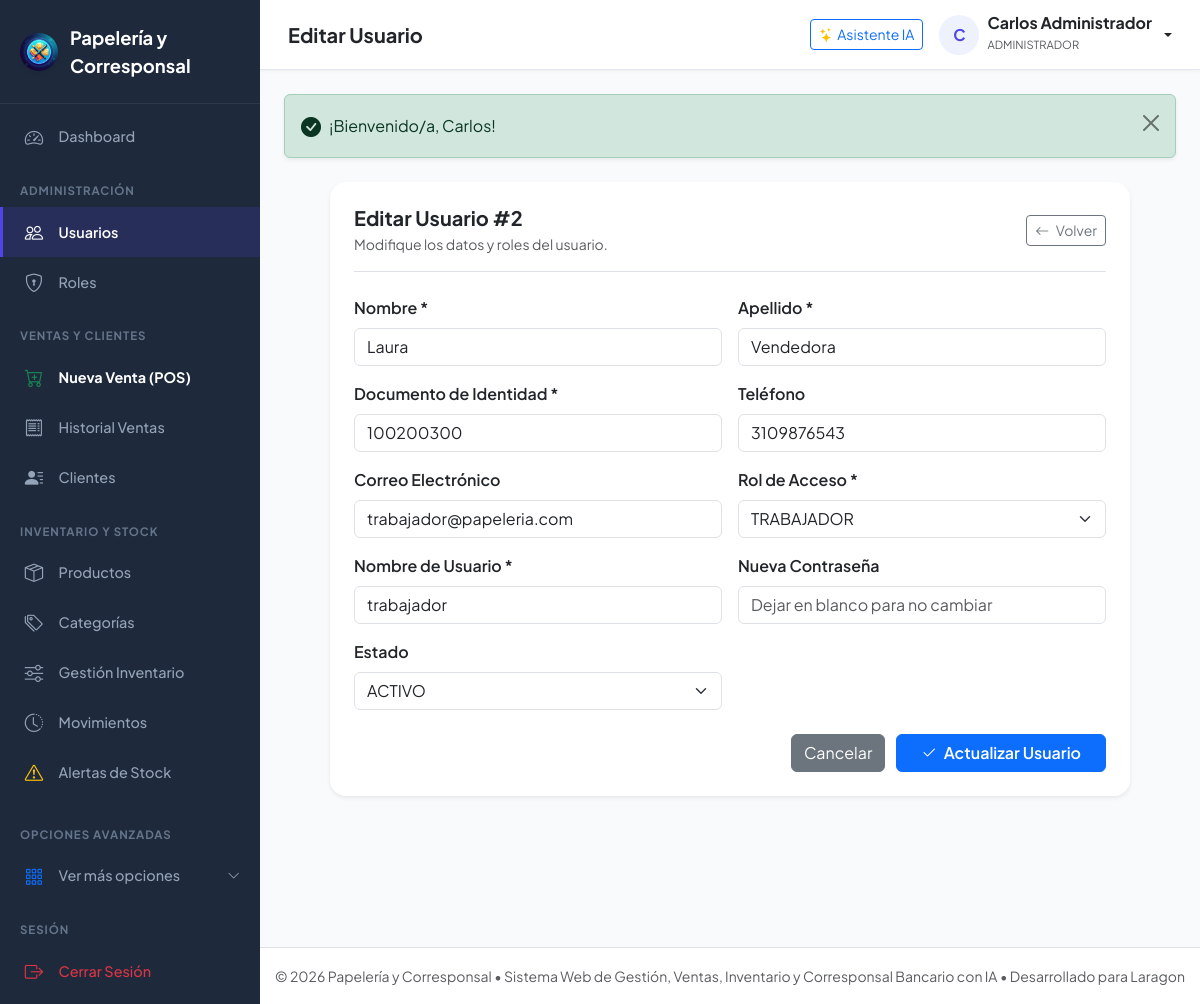
The app's page /Public/usuarios/edit?id=2 (signed in) with its own data.
### tables this page shows
CREATE TABLE IF NOT EXISTS `usuario` (
    `id_usuario` INT AUTO_INCREMENT PRIMARY KEY,
    `id_rol` INT NOT NULL,
    `nombre` VARCHAR(100) NOT NULL,
    `apellido` VARCHAR(100) NOT NULL,
    `documento` VARCHAR(30) NOT NULL UNIQUE,
    `telefono` VARCHAR(20) NULL,
    `correo` VARCHAR(150) UNIQUE,
    `nombre_usuario` VARCHAR(50) NOT NULL UNIQUE,
    `contrasena` VARCHAR(255) NOT NULL,
    `estado` ENUM('ACTIVO','INACTIVO') NOT NULL DEFAULT 'ACTIVO',
    `fecha_registro` DATETIME NOT NULL DEFAULT CURRENT_TIMESTAMP,
    `ultimo_acceso` DATETIME NULL,
    CONSTRAINT `fk_usuario_rol` FOREIGN KEY (`id_rol`) REFERENCES `rol`(`id_rol`) ON UPDATE CASCADE
);

CREATE TABLE IF NOT EXISTS `rol` (
    `id_rol` INT AUTO_INCREMENT PRIMARY KEY,
    `nombre` ENUM('ADMINISTRADOR','TRABAJADOR') NOT NULL UNIQUE,
    `descripcion` VARCHAR(200) NULL
);

### Controllers/UsuarioController.php (called while the page is built, shortened)
<?php
require_once __DIR__ . '/../Models/Usuario.php';
require_once __DIR__ . '/../Models/Rol.php';
class UsuarioController {
    private Usuario $usuarioModel;
    private Rol $rolModel;
    public function __construct() {
        $this->usuarioModel = new Usuario();
        $this->rolModel = new Rol();
    }
    public function edit(int $id): void {
        $usuario = $this->usuarioModel->getById($id);
        $roles = $this->rolModel->getAll();
        require_once VIEWS_PATH . '/Usuarios/edit.php';
    }
}

### Public/index.php (called while the page is built, shortened)
<?php
require_once __DIR__ . '/../Config/config.php';
Router::resolve();

### Config/config.php (called while the page is built, shortened)
<?php
function env($key, $default = null) {
    $value = getenv($key);
    return $value;
}
function url($path = '') {
    $path = ltrim($path, '/');
    return BASE_URL . ($path ? '/' . $path : '');
}
function sanitize($data) {
    return htmlspecialchars(trim((string)$data), ENT_QUOTES, 'UTF-8');
}

### Config/database.php (called while the page is built, shortened)
<?php
require_once __DIR__ . '/config.php';
class Database {
    private static ?PDO $instance = null;
    public static function getConnection(): PDO {
        if (self::$instance === null) {
            $host = env('DB_HOST', '127.0.0.1');
            $port = env('DB_PORT', '3306');
            $dbName = env('DB_DATABASE', 'papeleria_corresponsal');
            $username = env('DB_USERNAME', 'root');
            $password = env('DB_PASSWORD', '');
            $dsn = "mysql:host={$host};port={$port};dbname={$dbName};charset=utf8mb4";
            $options = [
                PDO::ATTR_ERRMODE            => PDO::ERRMODE_EXCEPTION,
                PDO::ATTR_DEFAULT_FETCH_MODE => PDO::FETCH_ASSOC,
                PDO::ATTR_EMULATE_PREPARES   => false,
                PDO::MYSQL_ATTR_INIT_COMMAND => "SET NAMES utf8mb4 COLLATE utf8mb4_unicode_ci"
            ];
            try {
                self::$instance = new PDO($dsn, $username, $password, $options);
            } catch (PDOException $e) {
                try {
                    $dsnNoDb = "mysql:host={$host};port={$port};charset=utf8mb4";
                    return new PDO($dsnNoDb, $username, $password, $options);
                } catch (PDOException $ex) {
                    die("Error crítico de conexión a la base de datos en Laragon: " . $ex->getMessage());
                }
            }
        }
        return self::$instance;
    }
}

### models/Usuario.php (called while the page is built, shortened)
<?php
require_once __DIR__ . '/../Config/database.php';
class Usuario {
    private PDO $db;
    public function __construct() {
        $this->db = Database::getConnection();
    }
    public function getById(int $id): ?array {
        $sql = "SELECT u.*, r.nombre AS rol_nombre
                FROM usuario u
                JOIN rol r ON u.id_rol = r.id_rol
                WHERE u.id_usuario = :id LIMIT 1";
        $stmt = $this->db->prepare($sql);
        $stmt->execute(['id' => $id]);
        $user = $stmt->fetch();
        return $user ?: null;
    }
}

### models/Rol.php (called while the page is built, shortened)
<?php
require_once __DIR__ . '/../Config/database.php';
class Rol {
    private PDO $db;
    public function __construct() {
        $this->db = Database::getConnection();
    }
    public function getAll(): array {
        $stmt = $this->db->query("SELECT * FROM rol ORDER BY id_rol ASC");
        return $stmt->fetchAll();
    }
}

### Views/Usuarios/edit.php (the view, shortened to what this page needs)
<?php
require_once VIEWS_PATH . '/Layouts/header.php';
?>
<div class="card shadow-sm border-0 rounded-4 p-4 mx-auto" style="max-width: 800px;">
    <div class="d-flex align-items-center justify-content-between mb-4 border-bottom pb-3">
        <div>
            <h5 class="fw-bold mb-1">Editar Usuario #<?= $usuario['id_usuario'] ?></h5>
            <p class="text-muted small mb-0">Modifique los datos y roles del usuario.</p>
        </div>
        <a href="<?= url('usuarios') ?>" class="btn btn-outline-secondary btn-sm">
            <i class="bi bi-arrow-left me-1"></i> Volver
        </a>
    </div>
    <form action="<?= url('usuarios/update?id=' . $usuario['id_usuario']) ?>" method="POST">
        <div class="row g-3">
            <div class="col-md-6">
                <label for="nombre" class="form-label fw-semibold">Nombre *</label>
                <input type="text" class="form-control" id="nombre" name="nombre" value="<?= sanitize($usuario['nombre']) ?>" required>
            </div>
            <div class="col-md-6">
                <label for="apellido" class="form-label fw-semibold">Apellido *</label>
                <input type="text" class="form-control" id="apellido" name="apellido" value="<?= sanitize($usuario['apellido']) ?>" required>
            </div>
            <div class="col-md-6">
                <label for="documento" class="form-label fw-semibold">Documento de Identidad *</label>
                <input type="text" class="form-control" id="documento" name="documento" value="<?= sanitize($usuario['documento']) ?>" required>
            </div>
            <div class="col-md-6">
                <label for="telefono" class="form-label fw-semibold">Teléfono</label>
                <input type="text" class="form-control" id="telefono" name="telefono" value="<?= sanitize($usuario['telefono'] ?? '') ?>">
            </div>
            <div class="col-md-6">
                <label for="correo" class="form-label fw-semibold">Correo Electrónico</label>
                <input type="email" class="form-control" id="correo" name="correo" value="<?= sanitize($usuario['correo'] ?? '') ?>">
            </div>
            <div class="col-md-6">
                <label for="id_rol" class="form-label fw-semibold">Rol de Acceso *</label>
                <select class="form-select" id="id_rol" name="id_rol" required>
                    <?php foreach ($roles as $r): ?>
                        <option value="<?= $r['id_rol'] ?>" <?= $r['id_rol'] == $usuario['id_rol'] ? 'selected' : '' ?>>
                            <?= sanitize($r['nombre']) ?>
                        </option>
                    <?php endforeach; ?>
                </select>
            </div>
            <div class="col-md-6">
                <label for="nombre_usuario" class="form-label fw-semibold">Nombre de Usuario *</label>
                <input type="text" class="form-control" id="nombre_usuario" name="nombre_usuario" value="<?= sanitize($usuario['nombre_usuario']) ?>" required>
            </div>
            <div class="col-md-6">
                <label for="contrasena" class="form-label fw-semibold">Nueva Contraseña</label>
                <input type="password" class="form-control" id="contrasena" name="contrasena" placeholder="Dejar en blanco para no cambiar">
            </div>
            <div class="col-md-6">
                <label for="estado" class="form-label fw-semibold">Estado</label>
                <select class="form-select" id="estado" name="estado">
                    <option value="ACTIVO" <?= $usuario['estado'] === 'ACTIVO' ? 'selected' : '' ?>>ACTIVO</option>
                </select>
            </div>
            <div class="col-12 mt-4 text-end">
                <a href="<?= url('usuarios') ?>" class="btn btn-secondary me-2">Cancelar</a>
                <button type="submit" class="btn btn-primary px-4 fw-semibold">
                    <i class="bi bi-check2 me-1"></i> Actualizar Usuario
                </button>
            </div>
        </div>
    </form>
</div>
<?php require_once VIEWS_PATH . '/Layouts/footer.php'; ?>

### Public/css/style.css (style rules this page uses)
:root { --primary-color: #4f46e5; --primary-hover: #4338ca; --primary-light: #eef2ff; --secondary-color: #0ea5e9; --success-color: #10b981; --warning-color: #f59e0b; --danger-color: #ef4444; --dark-bg: #0f172a; --sidebar-bg: #1e293b; --sidebar-hover: #334155; --sidebar-text: #94a3b8; --sidebar-active: #ffffff; --card-bg: #ffffff; --body-bg: #f8fafc; --border-color: #e2e8f0; --text-main: #1e293b; --text-muted: #64748b; --radius-sm: 8px; --radius-md: 12px; --radius-lg: 16px; --shadow-sm: 0 1px 3px rgba(0,0,0,0.05); --shadow-md: 0 4px 6px -1px rgba(0,0,0,0.07), 0 2px 4px -2px rgba(0,0,0,0.05); --shadow-lg: 0 10px 15px -3px rgba(0,0,0,0.08), 0 4px 6px -4px rgba(0,0,0,0.04); }
body { font-family: 'Plus Jakarta Sans', 'Inter', -apple-system, BlinkMacSystemFont, 'Segoe UI', Roboto, sans-serif; background-color: var(--body-bg); color: var(--text-main); min-height: 100vh; display: flex; flex-direction: column; }

### records on screen
usuario: id_usuario "2", nombre "Laura", apellido "Vendedora", documento "100200300", telefono "3109876543", correo "trabajador@papeleria.com", id_rol "TRABAJADOR", nombre_usuario "trabajador", estado "ACTIVO"

### other values on screen
APP_NAME "Papelería y Corresponsal"
$pageTitle "Editar Usuario"
substr($_SESSION['user_name'] ?? 'U', 0, 1) "C"
$_SESSION['user_name'] "Carlos Administrador"
$_SESSION['user_role'] "ADMINISTRADOR"
$flash['message'] "¡Bienvenido/a, Carlos!"
